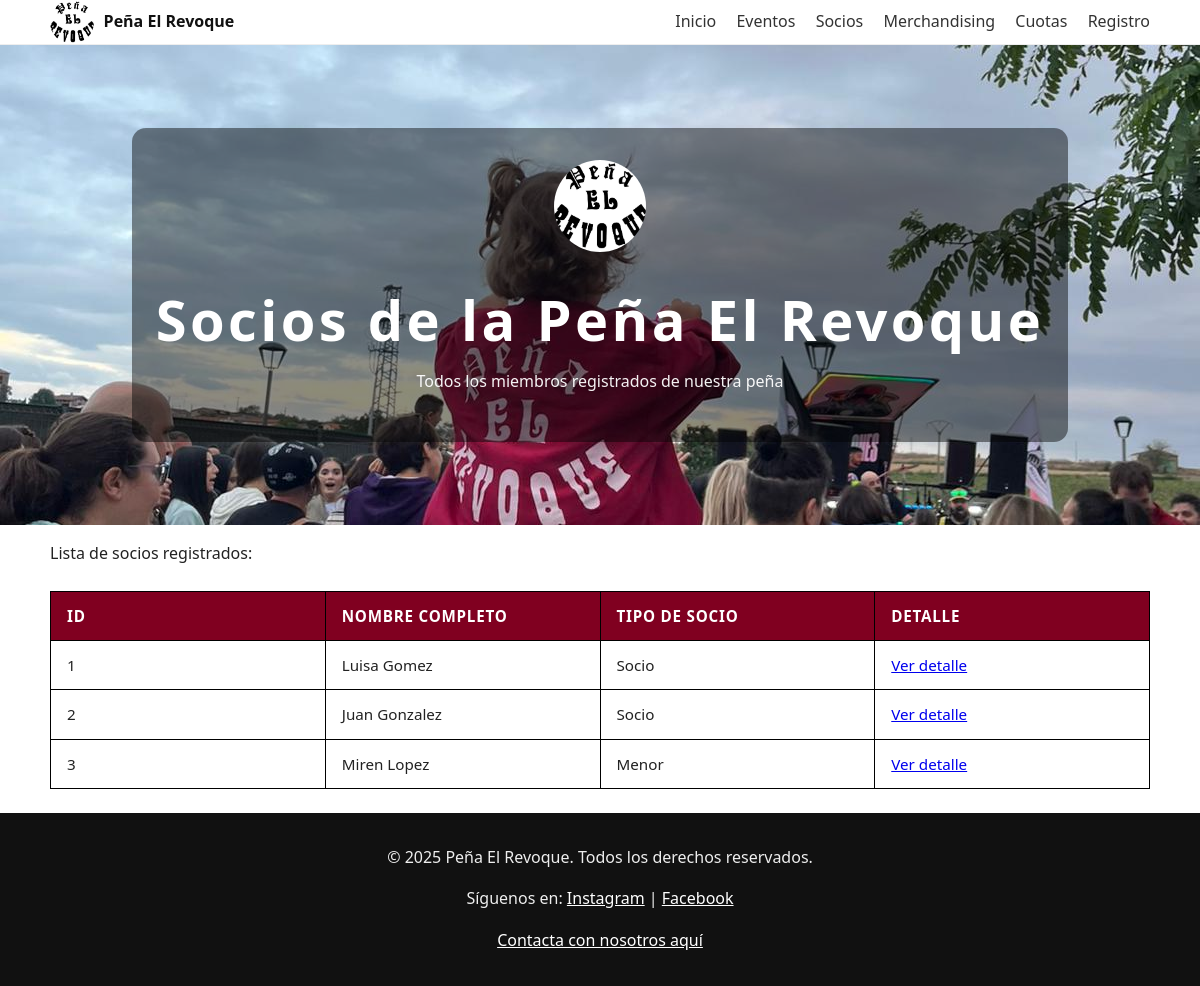
Page /socios/ on the earlier database version.
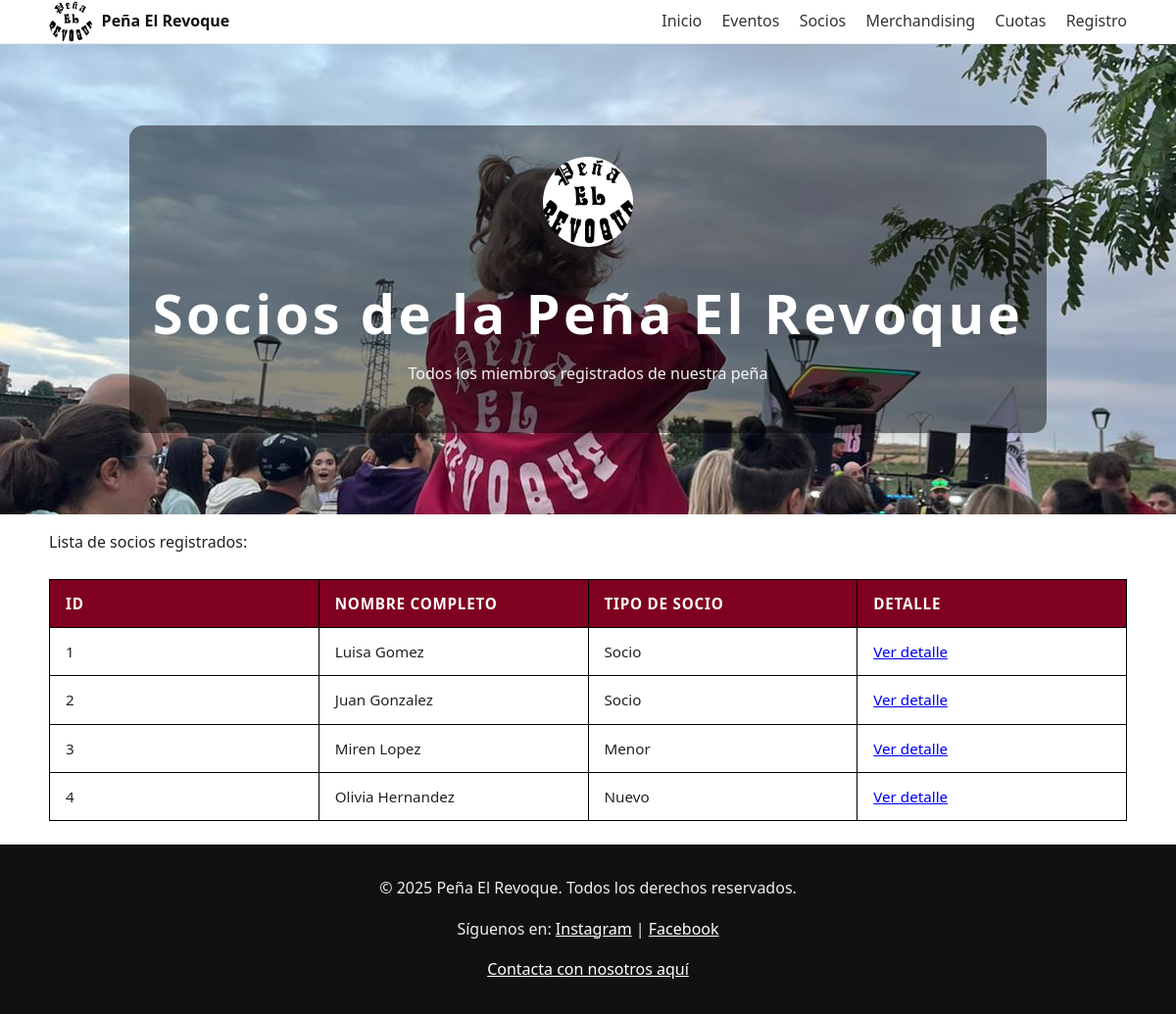
Same page on the later database version.
### appProjectDjango/models.py (models this page shows, shortened)
class Socio(models.Model):
    TIPO_SOCIO_CHOICES = [
        ('menor', 'Menor'),
        ('socio', 'Socio'),
        ('nuevo', 'Nuevo'),
    ]
    nombre = models.CharField(max_length=100)
    apellido = models.CharField(max_length=100)
    segundo_apellido = models.CharField(max_length=100, blank=True, null=True)
    mayor13 = models.BooleanField(default=True)
    fecha_nacimiento = models.DateField(blank=True, null=True)
    tipo_socio = models.CharField(max_length=20, choices=TIPO_SOCIO_CHOICES, default='nuevo')
    email = models.EmailField(unique=True)
    password = models.CharField(max_length=128)
    telefono = models.CharField(max_length=20)

### appProjectDjango/views.py (the view)
# urls.py: path('socios/', views.socios, name='socios'),
def socios(request):
    lista_socios = Socio.objects.all()
    contexto = {'socios': lista_socios}
    return render(request, 'lista_socios.html', contexto)

### appProjectDjango/templates/lista_socios.html (shortened to what this page needs)
{% load static %}
<!DOCTYPE html>
<html lang="es">
<head>
    <link rel="stylesheet" href="{% static 'css/styles.css' %}">
</head>
<body>
    <header class="site-header">
        <div class="wrap">
            <a class="brand" href="{% url 'index' %}">
                <img src="{% static 'img/iconos/peña.jpg' %}" alt="Logo de la Peña El Revoque" class="brand-logo">
                <span>Peña El Revoque</span>
            </a>
            <nav class="main-nav" aria-label="Principal">
                <a href="{% url 'index' %}">Inicio</a>
                <a href="{% url 'eventos' %}">Eventos</a>
                <a href="{% url 'socios' %}">Socios</a>
                <a href="{% url 'merchandising' %}">Merchandising</a>
                <a href="{% url 'cuotas' %}">Cuotas</a>
                <a href="{% url 'registros' %}">Registro</a>
            </nav>
        </div>
    </header>
    <section class="hero">
        <div class="hero-inner">
            <img src="{% static 'img/iconos/peña.jpg' %}" alt="Escudo de la Peña" class="logo-hero">
            <h1>Socios de la Peña El Revoque</h1>
            <p>Todos los miembros registrados de nuestra peña</p>
        </div>
    </section>
    <main class="wrap">
        <p>Lista de socios registrados:</p>
        <table id="socios">
            <tr>
                <th>ID</th>
                <th>Nombre completo</th>
                <th>Tipo de socio</th>
                <th>Detalle</th>
            </tr>
            {% for socio in socios %}
            <tr>
                <td>{{ socio.id }}</td>
                <td>{{ socio.nombre }} {{ socio.apellido }}</td>
                <td>{{ socio.get_tipo_socio_display }}</td>
                <td><a href="{% url 'detalle_socio' socio.id %}">Ver detalle</a></td>
            </tr>
            {% empty %}
            <tr>
                <td colspan="4">No hay socios registrados.</td>
            </tr>
            {% endfor %}
        </table>
    </main>
    <footer class="site-footer">
        <p>&copy; 2025 Peña El Revoque. Todos los derechos reservados.</p>
        <p>Síguenos en:
            <a href="https://www.instagram.com/hervias_larioja" target="_blank">Instagram</a> |
            <a href="https://www.facebook.com/elrevoquehervias" target="_blank">Facebook</a>
        </p>
        <p><a href="{% url 'contacto' %}">Contacta con nosotros aquí</a></p>
    </footer>
</body>
</html>

Differences in the rows shown:
added Socio: id "4", nombre "Olivia", apellido "Hernandez", tipo_socio "Nuevo"
